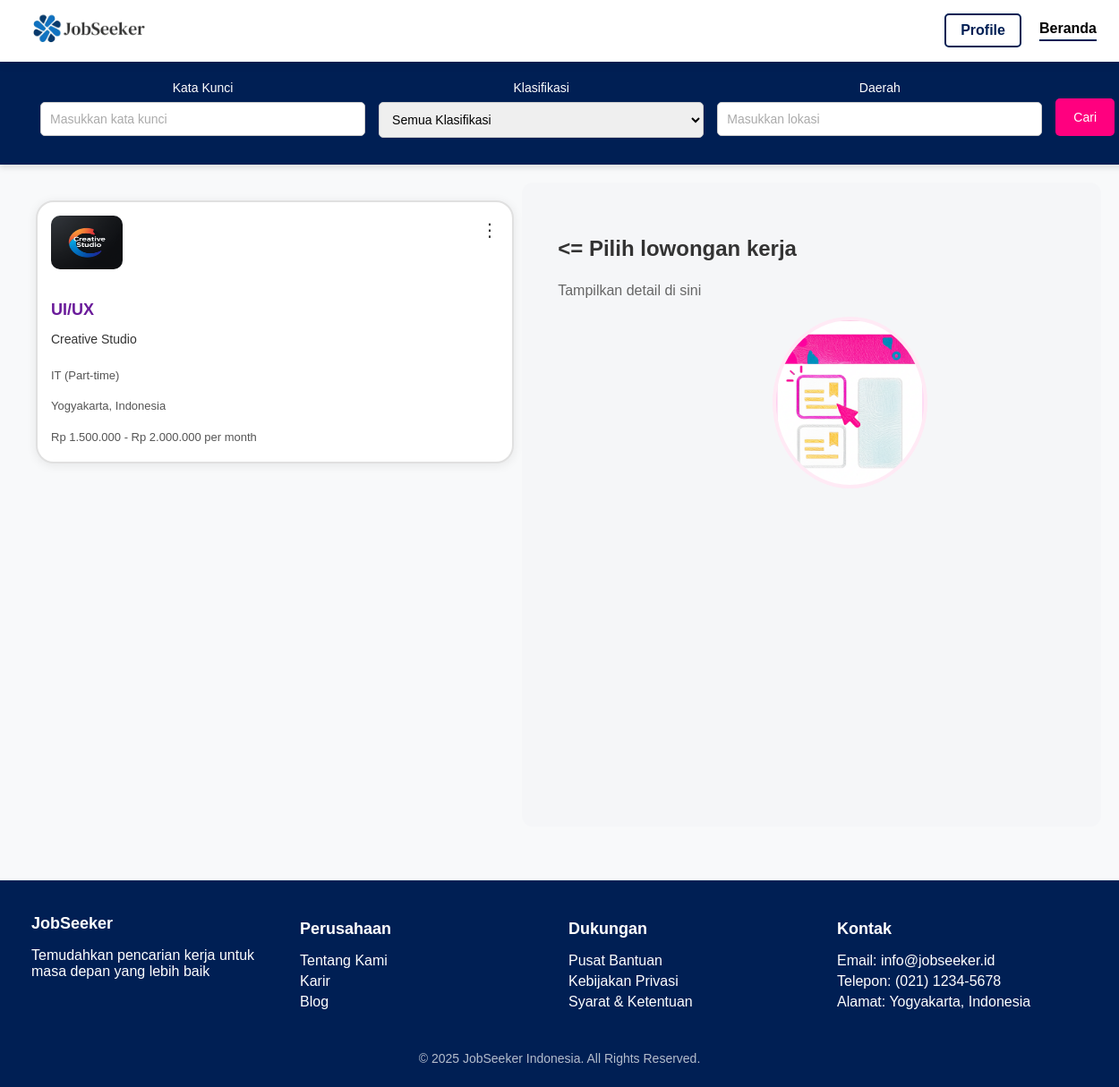
The page /dashboard_employer.php on the database its author committed.
### tables this page shows
CREATE TABLE `lowongan` (
  `id` int(11) NOT NULL,
  `judul` varchar(255) NOT NULL,
  `perusahaan` varchar(255) NOT NULL,
  `kategori` varchar(100) NOT NULL,
  `lokasi` varchar(255) NOT NULL,
  `gaji` varchar(100) NOT NULL,
  `tipe` varchar(50) NOT NULL,
  `slug` varchar(255) NOT NULL,
  `logo` varchar(255) NOT NULL,
  `deskripsi` text DEFAULT NULL,
  `kualifikasi` text DEFAULT NULL,
  `batas_lamaran` date DEFAULT NULL,
  `created_at` timestamp NOT NULL DEFAULT current_timestamp()
);

### dashboard_employer.php (the view, shortened to what this page needs)
<?php
include 'koneksi.php';
$keyword  = $_GET['keyword'] ?? '';
$lokasi   = $_GET['lokasi'] ?? '';
$sql = "SELECT * FROM lowongan WHERE 1=1";
$sql .= " ORDER BY id DESC";
$result = $conn->query($sql);
?>
<!DOCTYPE html>
<html lang="id">
<head>
<link rel="stylesheet" href="styles/index.css?v=<?= time(); ?>">
</head>
<body>
<div class="navbar-container">
    <nav class="navbar">
        <a href="index.php" class="logo">
            <img src="assets/logo website/jobseeker.png" alt="Logo Web" />
        </a>
        <div class="nav-right">
            <a href="profile_employer.php"><button class="outline-button">Profile</button></a>
            <ul class="breadcrumb">
                <li><a href="index.php" class="nav-item active">Beranda</a></li>
            </ul>
        </div>
    </nav>
</div>
<div class="search-box">
  <form method="GET">
    <div class="search-group">
      <div class="search-field">
        <label for="keyword">Kata Kunci</label>
        <input type="text" name="keyword" placeholder="Masukkan kata kunci" value="<?= htmlspecialchars($keyword) ?>">
      </div>
      <div class="search-field">
      <label for="kategori">Klasifikasi</label>
          <select name="kategori">
          <option value="">Semua Klasifikasi</option>
          </select>
      </div>
      <div class="search-field">
        <label for="lokasi">Daerah</label>
        <input type="text" name="lokasi" placeholder="Masukkan lokasi" value="<?= htmlspecialchars($lokasi) ?>">
      </div>
      <button type="submit">Cari</button>
    </div>
  </form>
</div>
<div class="main-container">
  <div class="job-list">
    <?php if ($result && $result->num_rows > 0): ?>
      <?php while($row = $result->fetch_assoc()): ?>
        <div class="job-card" data-slug="<?= htmlspecialchars($row['slug']) ?>">
          <div class="menu-container">
            <button class="menu-button">⋮</button>
          </div>
          <img src="<?= htmlspecialchars($row['logo'] ?? '/path/to/default-logo.png') ?>" alt="<?= htmlspecialchars($row['perusahaan']) ?>" style="height: 60px; margin-bottom: 15px;">
          <div style="font-size: 18px; font-weight: bold; color: #6a1b9a; margin-top: 5px;">
              <?= htmlspecialchars($row['judul']) ?>
          </div>
          <div style="font-size: 14px; color: #333; margin-bottom: 10px;">
              <?= htmlspecialchars($row['perusahaan']) ?>
          </div>
          <div style="font-size: 13px; color: #555; margin-bottom: 5px;">
              <?= htmlspecialchars($row['kategori']) ?> (<?= htmlspecialchars($row['tipe']) ?>)
          </div>
          <div style="font-size: 13px; color: #555; margin-bottom: 5px;">
              <?= htmlspecialchars($row['lokasi']) ?>
          </div>
          <div style="font-size: 13px; color: #555; margin-bottom: 5px;">
              <?= htmlspecialchars($row['gaji']) ?>
          </div>
        </div>
      <?php endwhile; ?>
    <?php else: ?>
      <p>Tidak ada lowongan ditemukan.</p>
    <?php endif; ?>
  </div>
<div class="job-details" id="job-detail">
  <div class="job-placeholder">
    <h2><= Pilih lowongan kerja</h2>
    <p>Tampilkan detail di sini</p>
    <img src="assets/background/lihat.png" alt="Logo Web" />
  </div>
</div>
</div>
<footer class="footer">
    <div class="footer-container">
        <div class="footer-section">
            <h3>JobSeeker</h3>
            <p>Temudahkan pencarian kerja untuk masa depan yang lebih baik</p>
        </div>
        <div class="footer-section">
            <h4>Perusahaan</h4>
            <ul>
                <li><a href="#">Tentang Kami</a></li>
                <li><a href="#">Karir</a></li>
                <li><a href="#">Blog</a></li>
            </ul>
        </div>
        <div class="footer-section">
            <h4>Dukungan</h4>
            <ul>
                <li><a href="#">Pusat Bantuan</a></li>
                <li><a href="#">Kebijakan Privasi</a></li>
                <li><a href="#">Syarat & Ketentuan</a></li>
            </ul>
        </div>
        <div class="footer-section">
            <h4>Kontak</h4>
            <ul>
                <li>Email: info@jobseeker.id</li>
                <li>Telepon: (021) 1234-5678</li>
                <li>Alamat: Yogyakarta, Indonesia</li>
            </ul>
        </div>
    </div>
    <div class="footer-copy">
        <p>&copy; 2025 JobSeeker Indonesia. All Rights Reserved.</p>
    </div>
</footer>
</body>
</html>

### rows shown on the page
lowongan: logo (picture), judul "UI/UX", perusahaan "Creative Studio", kategori "IT", tipe "Part-time", lokasi "Yogyakarta, Indonesia", gaji "Rp 1.500.000 - Rp 2.000.000 per month"
